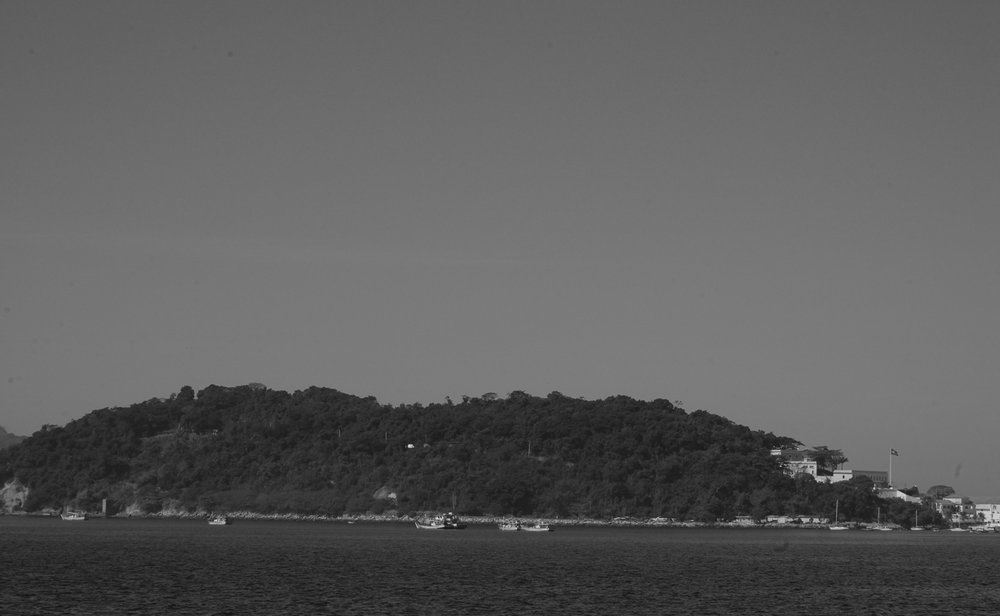
#> input picture Images_Course/Workshops/Mosaic/data/img1.png, 1000 x 616 px, shrunk from 1504 x 926 before the run
$ jupyter execute --allow-errors exploration.ipynb
#> lines starting #> are read from the running program, lines starting #| are printed output that depends on the picture; after the words box and inside, x2 and y2 are one past the last pixel; in counts of white or black regions, pixels touching at a corner belong together
[cell 1]
import cv2 as cv
import numpy as np

from Plot import plot_img

[cell 2]
img1 = cv.imread("data/img1.png", cv.IMREAD_COLOR_RGB)
#> img1 is the input picture: shape (616, 1000, 3); min 17, max 224, mean 93.4
img2 = cv.imread("data/img2.png", cv.IMREAD_COLOR_RGB)
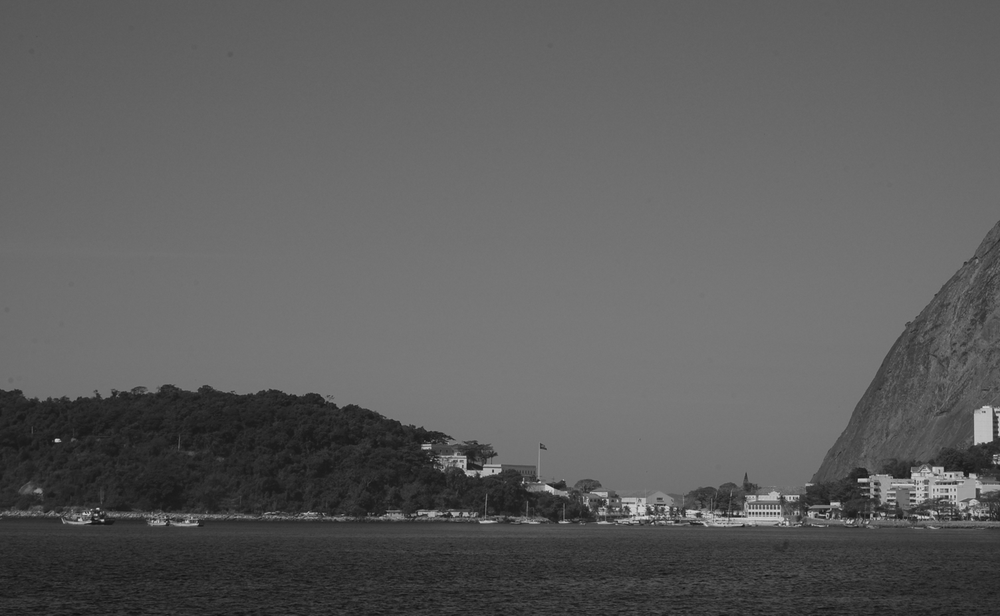
#> input picture Images_Course/Workshops/Mosaic/data/img2.png, 1000 x 616 px, shrunk from 1504 x 926 before the run
#> img2 is the input picture: shape (616, 1000, 3); min 15, max 217, mean 92.8
img1.shape, img2.shape
#> Out = ((616, 1000, 3), (616, 1000, 3))

[cell 3]
gray1 = cv.cvtColor(img1, cv.COLOR_RGB2GRAY)
gray2 = cv.cvtColor(img2, cv.COLOR_RGB2GRAY)

[cell 4]
sift = cv.SIFT_create()

kp1, des1 = sift.detectAndCompute(gray1, None)
#> kp1 = 584 keypoints; strongest (x, y, size): (455, 525, 1.8), (971, 516, 1.8), (776, 452, 5.4), (819, 479, 5.1)
kp2, des2 = sift.detectAndCompute(gray2, None)
#> kp2 = 767 keypoints; strongest (x, y, size): (102, 520, 1.9), (859, 480, 2.8), (735, 513, 2), (919, 517, 2.3)

[cell 5]
img = cv.drawKeypoints(gray1,kp1,img1)
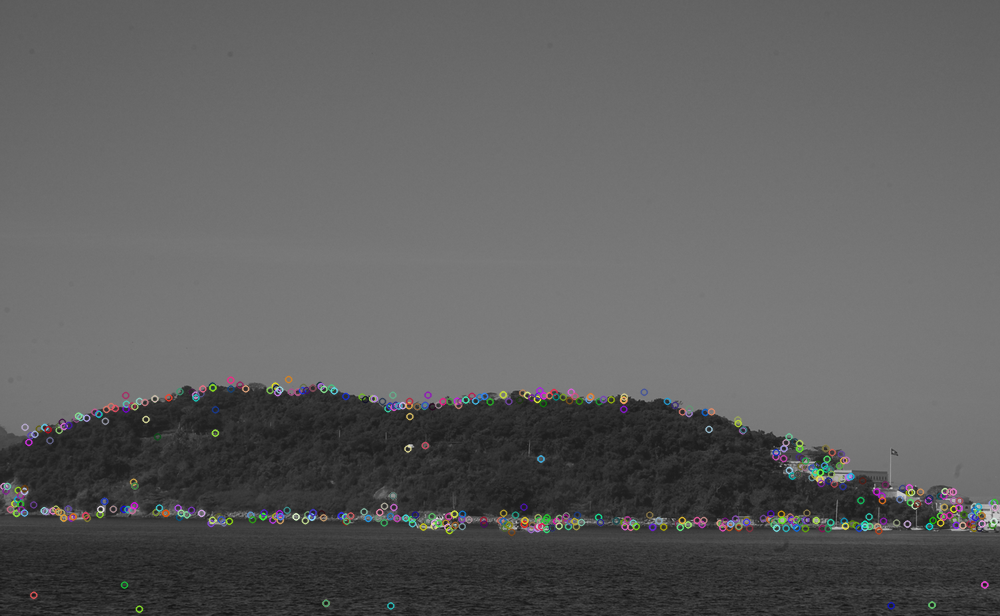
#> img: shape (616, 1000, 3); mean B, G, R 94.2, 94.2, 94.2
#> (the rest of this cell did not finish here and is left out)

[cell 6]
img2 = cv.drawKeypoints(gray2,kp2,img2)
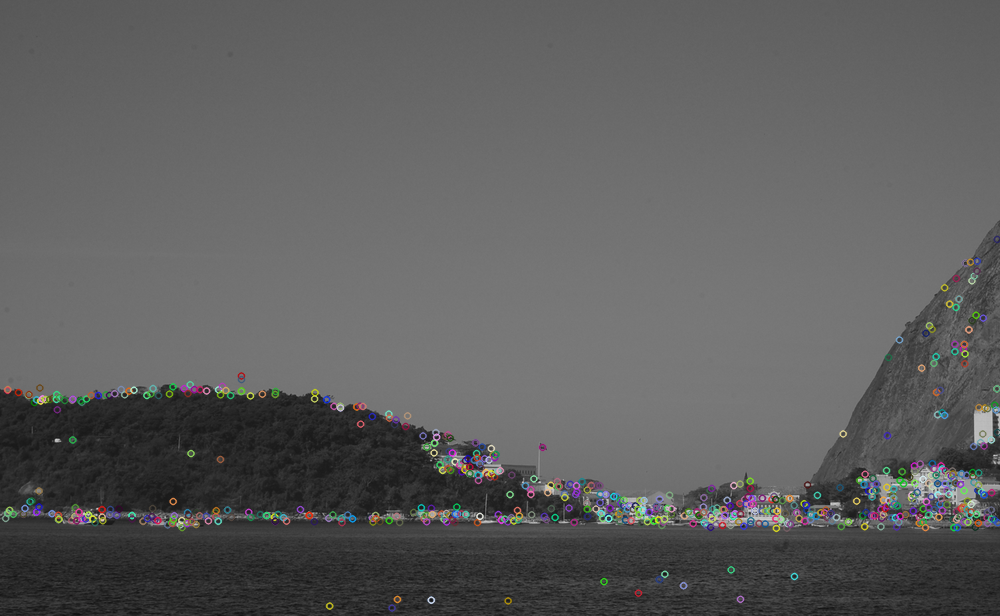
#> img2: shape (616, 1000, 3); 4.01% of pixels changed, all inside (x1, y1, x2, y2) = (1, 235, 1000, 613)
#> (the rest of this cell did not finish here and is left out)

[cell 7]
FLANN_INDEX_KDTREE = 1
index_params = dict(algorithm=FLANN_INDEX_KDTREE, trees=5)
search_params = dict(checks=50)
flann = cv.FlannBasedMatcher(index_params, search_params)

[cell 8]
matches = flann.knnMatch(des1, des2, k=2)
#> matches = 584 matches

good_matches = []
for m, n in matches:
    if m.distance < 0.7 * n.distance:
        good_matches.append(m)
#> after the loop, good_matches = 278 matches

[cell 9]
if len(good_matches) > 10:
    src_pts = np.float32([kp1[m.queryIdx].pt for m in good_matches]).reshape(-1, 1, 2)
#> src_pts = 278 rows, first 8: [63.49, 426], [125.5, 408.6], [131.6, 405.5], [276, 388], [295.6, 516.3], [367.8, 517.9], [372.2, 398.4], [377.8, 517.8]
    dst_pts = np.float32([kp2[m.trainIdx].pt for m in good_matches]).reshape(-1, 1, 2)
#> dst_pts = 278 rows, first 8: [339.8, 405.9], [187.5, 393], [199.6, 389.2], [225.3, 390], [352.1, 518.3], [12.79, 513.8], [18.07, 392], [22.99, 513.6]

    H, mask = cv.findHomography(dst_pts, src_pts, cv.RANSAC, 5.0)
#> H = [[0.941, 0.00585, 351.9], [-0.0252, 0.977, 14.91], [-5.66e-05, -3.65e-06, 1]]; mask = 278 values, max 1 at index 5, min 0 at index 0, mean 0.971

    h1, w1 = img1.shape[:2]
#> h1 = 616; w1 = 1000
    h2, w2 = img2.shape[:2]
#> h2 = 616; w2 = 1000

    pano_w = w1 + w2
#> pano_w = 2000
    pano_h = max(h1, h2)
#> pano_h = 616

    panorama = cv.warpPerspective(img2, H, (pano_w, pano_h))
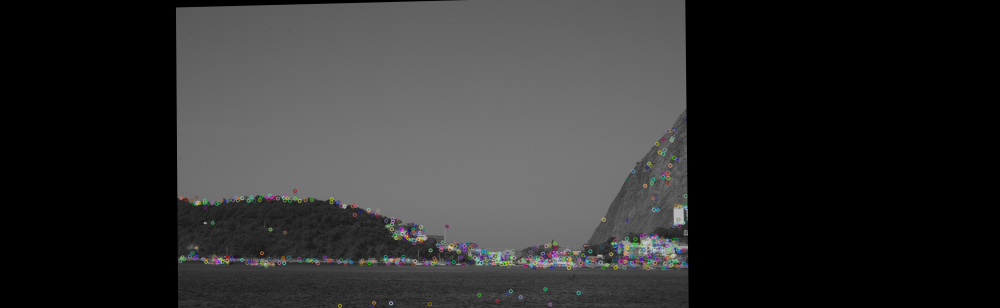
#> panorama: shape (616, 2000, 3) (shown at 1/2 size); mean B, G, R 47.8, 47.8, 47.8
    panorama[0:h1, 0:w1] = img1
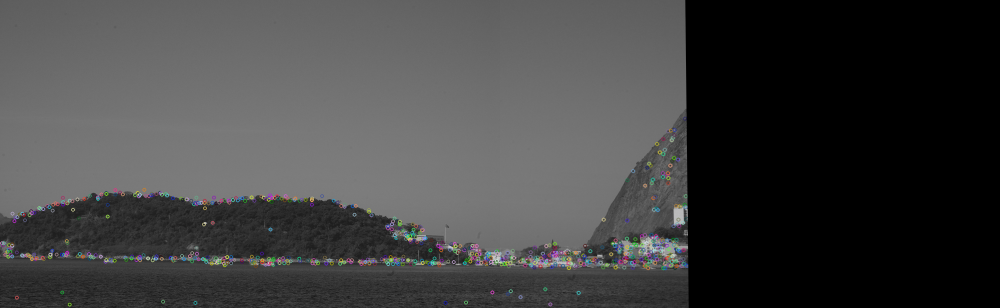
#> panorama: shape (616, 2000, 3) (shown at 1/2 size); mean B, G, R 65.7, 65.7, 65.7
else:
    raise ValueError("There are not enough matches to create an mosaic")

[cell 10]
gray_pano = cv.cvtColor(panorama, cv.COLOR_RGB2GRAY)
_, thresh = cv.threshold(gray_pano, 1, 255, cv.THRESH_BINARY)
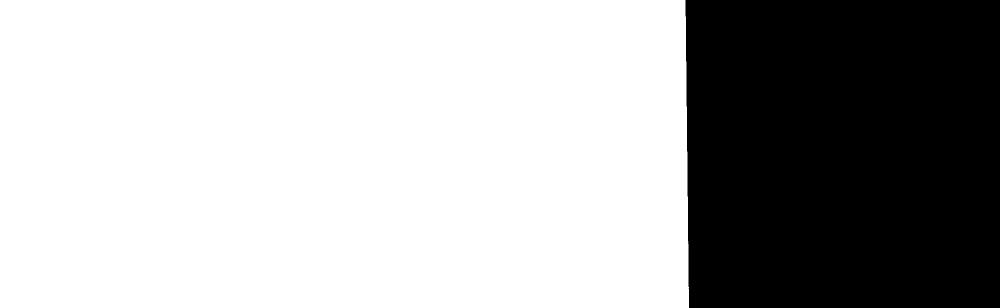
#> thresh: shape (616, 2000) (shown at 1/2 size); 68.7% white; 1 black region

contours, _ = cv.findContours(thresh, cv.RETR_EXTERNAL, cv.CHAIN_APPROX_SIMPLE)
#> contours = 1 contour; box (x1, y1, x2, y2) and area: (0, 0, 1378, 616) 844734
x, y, w, h = cv.boundingRect(max(contours, key=cv.contourArea))
#> x = 0; y = 0; w = 1378; h = 616

panorama_cropped = panorama[y:y+h, x:x+w]
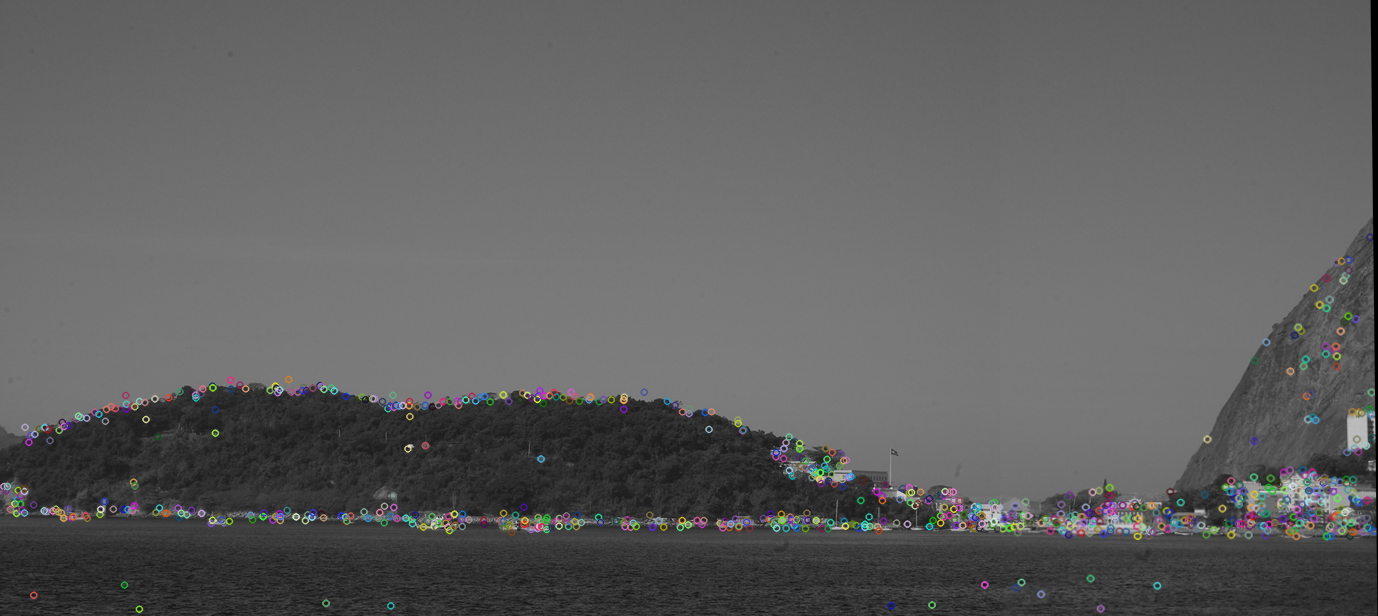
#> panorama_cropped: shape (616, 1378, 3); mean B, G, R 95.3, 95.3, 95.3

[cell 11]
bbox = panorama_cropped.copy()

cv.drawContours(bbox, contours, -1, (255,0,), 10)
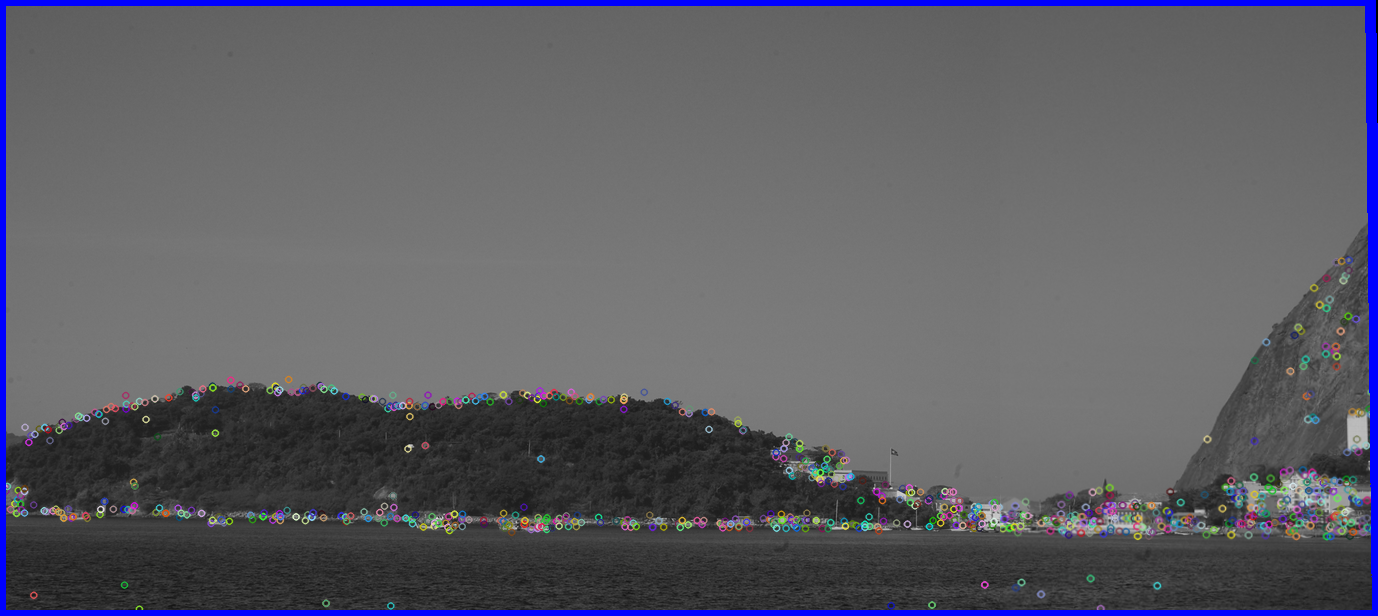
#> bbox: shape (616, 1378, 3); 3.03% of pixels changed, all inside (x1, y1, x2, y2) = (0, 0, 1378, 616)
#> (the rest of this cell did not finish here and is left out)
